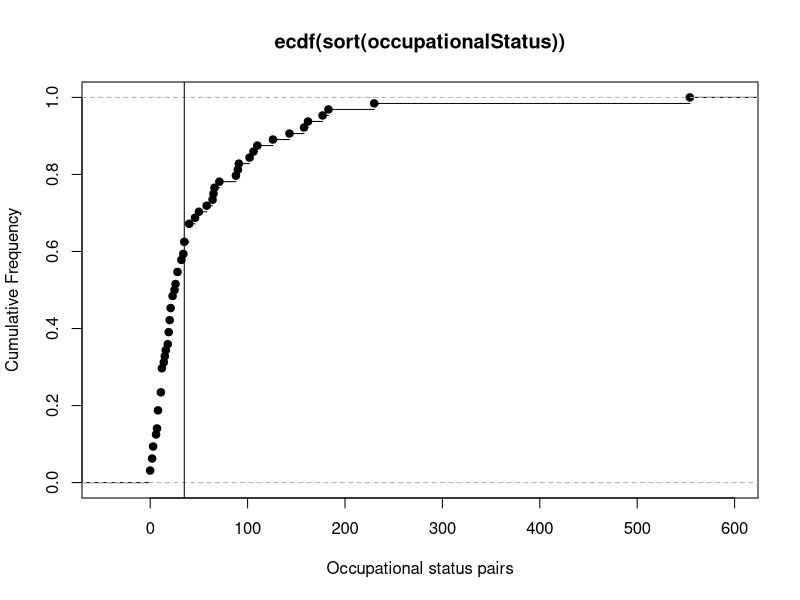
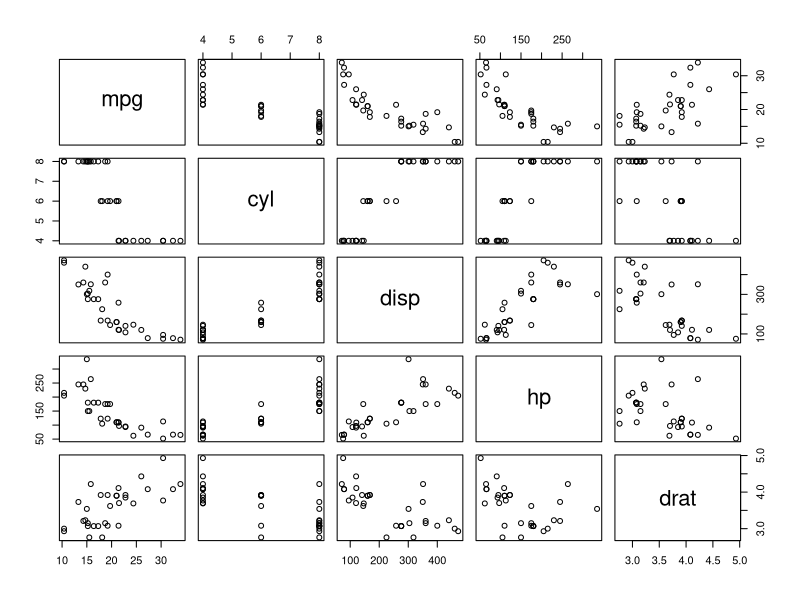
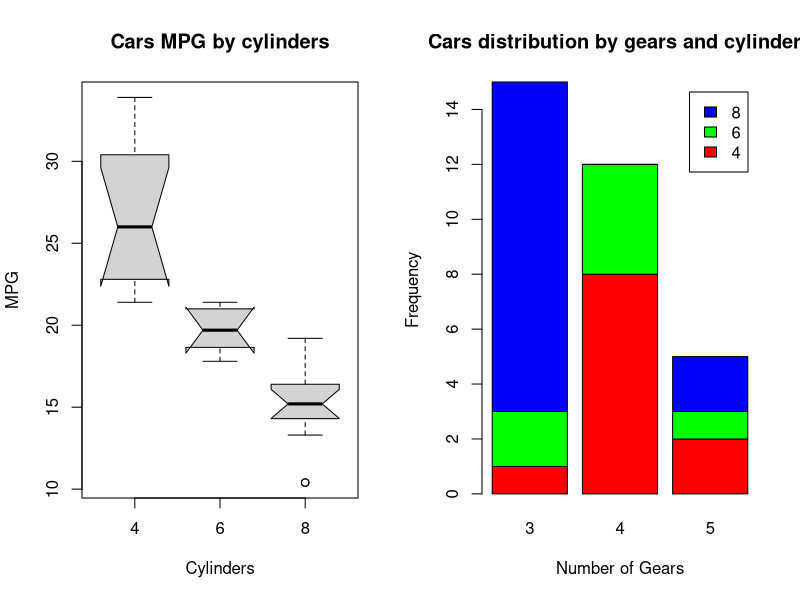
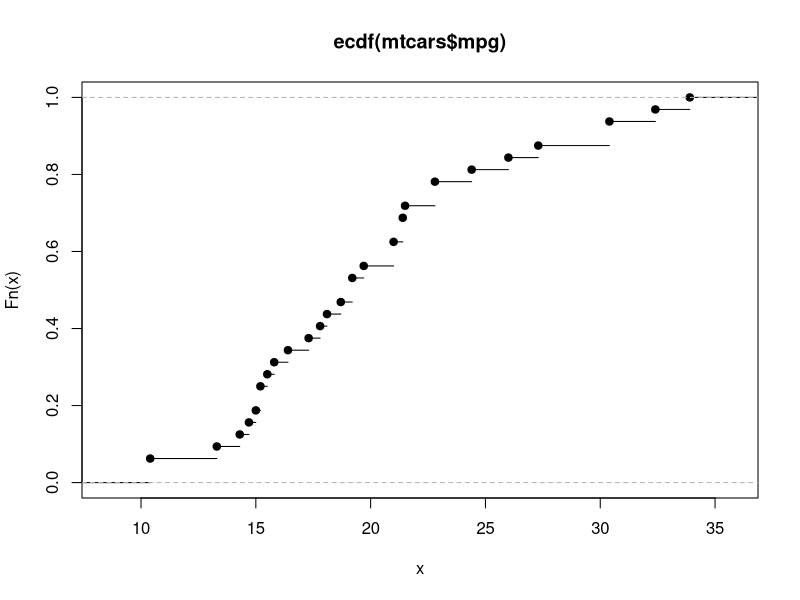
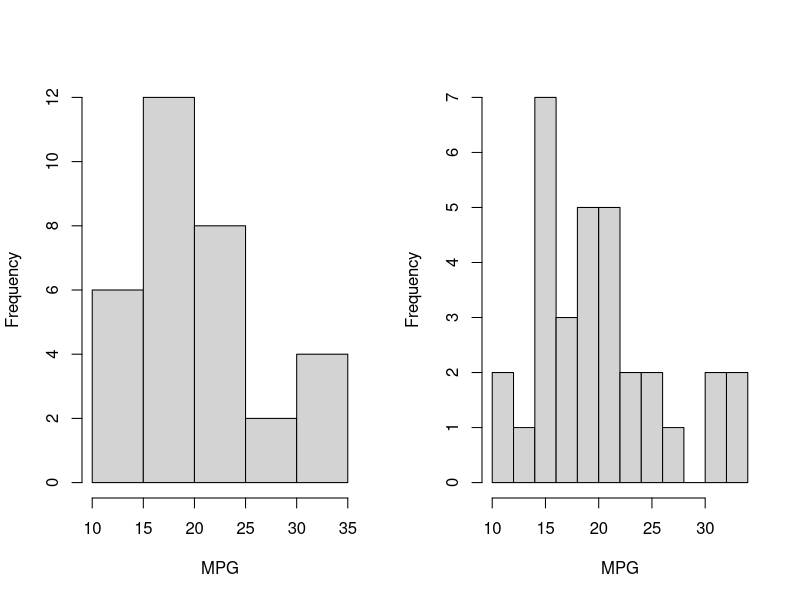
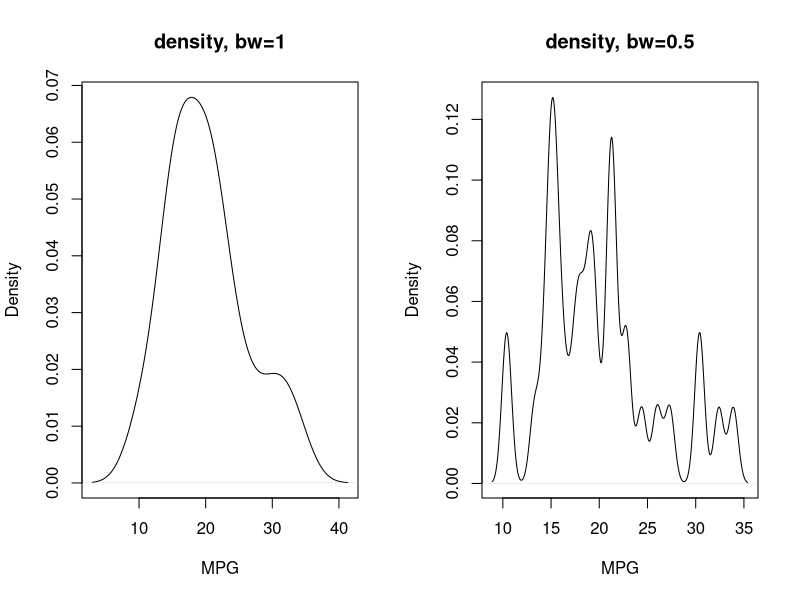
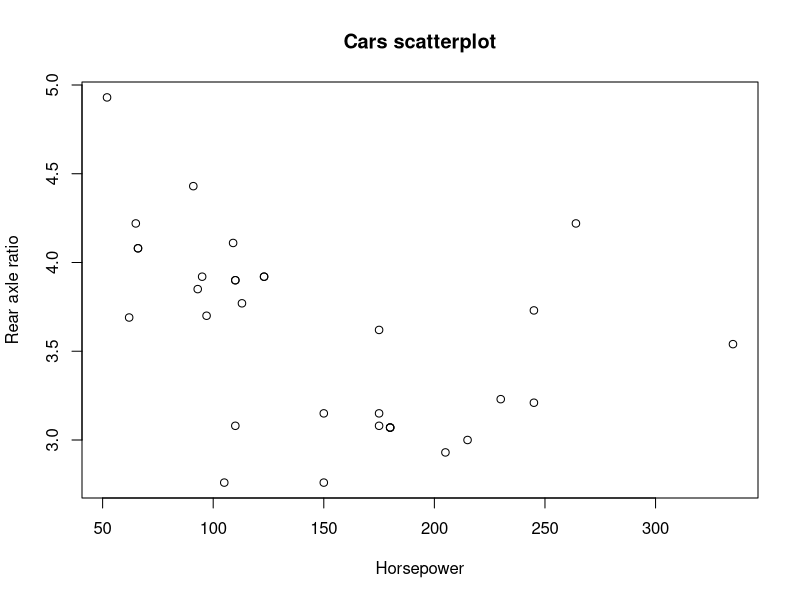

The R script that drew these images, in order:
################################
## Author: Dan Lawson (dan.lawson@bristol.ac.uk)
## Licence: GPLv3
## See https://dsbristol.github.io/dst/coursebook/01.html

## Examples applying Exploratory Data Analysis

data("mtcars")

apply(mtcars,2,range)

png("../media/01.2_EDA_pairs.png",height=500,width=800)
pairs(mtcars[,1:5])
dev.off()

##########################
table(mtcars[,c("vs","gear")])

summary(mtcars[,1:5])
##########################
library("knitr") # nice way to display tables
kable(table(mtcars[,c("vs","gear")]))

combined = table(mtcars$cyl, mtcars$gear)
combined

png("../media/01.2_EDA_boxplot.png",height=500,width=800)
par(mfrow=c(1,2))
boxplot(mpg~cyl,data=mtcars,notch=TRUE,xlab="Cylinders",ylab="MPG",main="Cars MPG by cylinders")
barplot(combined, main = "Cars distribution by gears and cylinders", 
        xlab = "Number of Gears",
        ylab= "Frequency", 
        col = rainbow(3), 
        legend = rownames(combined))
dev.off()

png("../media/01.2_EDA_ecdf.png",height=500,width=800)
plot(ecdf(mtcars$mpg))
dev.off()

png("../media/01.2_EDA_hist.png",height=500,width=800)
par(mfrow=c(1,2))
hist(mtcars$mpg,breaks=4,xlab="MPG",main="")
hist(mtcars$mpg,breaks=10,xlab="MPG",main="")
dev.off()

png("../media/01.2_EDA_density.png",height=500,width=800)
par(mfrow=c(1,2))
plot(density(as.numeric(mtcars$mpg)),xlab="MPG",main="density, bw=1")
plot(density(as.numeric(mtcars$mpg),bw = 0.5),xlab="MPG",main="density, bw=0.5")
dev.off()

png("../media/01.2_EDA_scatter.png",height=500,width=800)
plot(mtcars[,"hp"],mtcars[,"drat"],xlab="Horsepower",ylab="Rear axle ratio",main="Cars scatterplot")
dev.off()

## Two views of the engine/gear features
plot(ecdf(sort(occupationalStatus)),xlab="Occupational status pairs",ylab="Cumulative Frequency")
abline(v=sum(occupationalStatus)/100)


##########################
##########################
##########################
##########################
##########################
